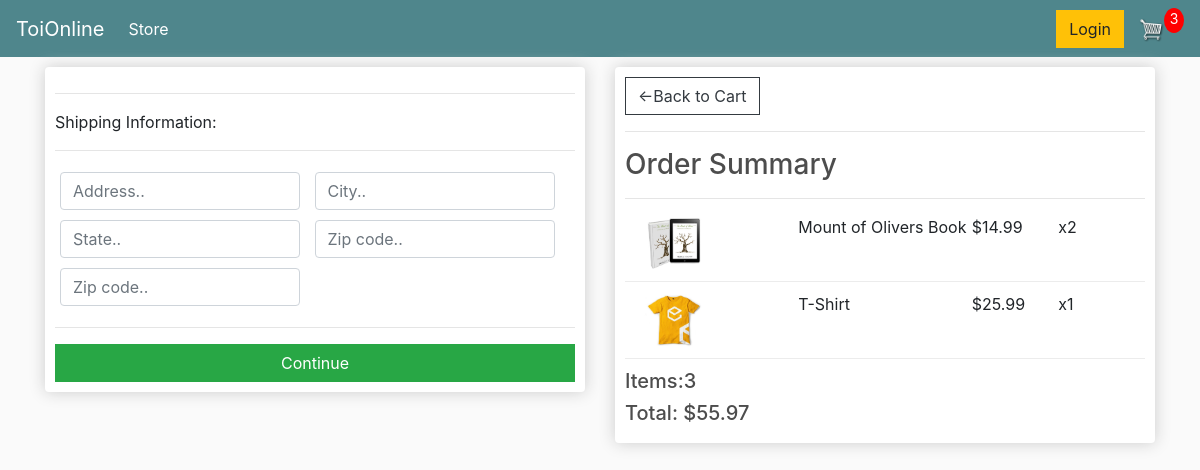
/checkout/ (signed in), run on an earlier commit of the app's database.
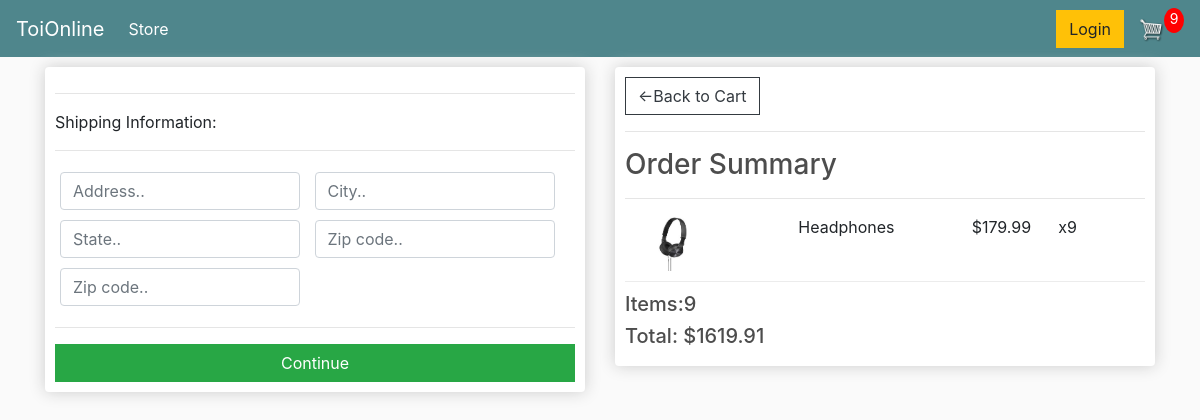
And on a later commit of the database.
### store/models.py (models this page shows, shortened)
class OrderItem(models.Model):
	product = models.ForeignKey(Product, on_delete=models.SET_NULL, null=True)
	order = models.ForeignKey(Order, on_delete=models.SET_NULL, null=True)
	quantity = models.IntegerField(default=0, null=True, blank=True)
	date_added = models.DateTimeField(auto_now_add=True)
	@property
	def get_total(self):
		total = self.product.price * self.quantity
		return total

class Product(models.Model):
	name = models.CharField(max_length=200)
	price = models.DecimalField(max_digits=7, decimal_places=2)
	digital = models.BooleanField(default=False, null=True, blank=True)
	image = models.ImageField(null=True, blank=True)
	@property
	def imageURL(self):
		try:
			url = self.image.url
		except:
			url = ''
		return url

class Order(models.Model):
	customer = models.ForeignKey(Customer, on_delete=models.SET_NULL, null=True, blank=True)
	date_ordered = models.DateTimeField(auto_now_add=True)
	complete = models.BooleanField(default=False)
	transaction_id = models.CharField(max_length=100, null=True)
	@property
	def shipping(self):
		shipping = False
		orderitems = self.orderitem_set.all()
		for i in orderitems:
			if i.product.digital == False:
				shipping = True
		return shipping
	@property
	def get_cart_total(self):
		orderitems = self.orderitem_set.all()
		total = sum([item.get_total for item in orderitems])
		return total
	@property
	def get_cart_items(self):
		orderitems = self.orderitem_set.all()
		total = sum([item.quantity for item in orderitems])
		return total

### store/views.py (the view)
# urls.py: path('checkout/', views.checkout, name='checkout'),
def checkout(request):
	data = cartData(request)
	cartItems = data['cartItems']
	order = data['order']
	items = data['items']
	context = {'items':items, 'order':order, 'cartItems':cartItems}
	return render(request, 'store/checkout.html', context)

### store/utils.py (called while the page is built)
def cartData(request):
	if request.user.is_authenticated:
		customer = request.user.customer
		order, created = Order.objects.get_or_create(customer=customer, complete=False)
		items = order.orderitem_set.all()
		cartItems = order.get_cart_items
	else:
		cookieData = cookieCart(request)
		cartItems = cookieData['cartItems']
		order = cookieData['order']
		items = cookieData['items']
	return {'cartItems':cartItems, 'order':order, 'items':items}

### store/templates/store/checkout.html (shortened to what this page needs)
{% extends 'store/main.html' %}
{% load static %}
{% block content %}
	<div class="row">
		<div class="col-lg-6">
			<div class="box-element" id="form-wrapper">
				<form id="form">
					<div id="shipping-info">
						<hr>
						<p>Shipping Information:</p>
						<hr>
						<div class="form-field">
							<input class="form-control" type="text" name="address" placeholder="Address..">
						</div>
						<div class="form-field">
							<input class="form-control" type="text" name="city" placeholder="City..">
						</div>
						<div class="form-field">
							<input class="form-control" type="text" name="state" placeholder="State..">
						</div>
						<div class="form-field">
							<input class="form-control" type="text" name="zipcode" placeholder="Zip code..">
						</div>
						<div class="form-field">
							<input class="form-control" type="text" name="country" placeholder="Zip code..">
						</div>
					</div>
					<hr>
					<input id="form-button" class="btn btn-success btn-block" type="submit" value="Continue">
				</form>
			</div>
			<br>
		</div>
		<div class="col-lg-6">
			<div class="box-element">
				<a class="btn btn-outline-dark" href="{% url 'cart' %}">&#x2190;Back to Cart</a>
				<hr>
				<h3>Order Summary</h3>
				<hr>
				{% for item in items %}
				<div class="cart-row">
					<div style="flex:2"><img class="row-image" src="{{item.product.imageURL}}"></div>
					<div style="flex:2"><p>{{item.product.name}}</p></div>
					<div style="flex:1"><p>${{item.product.price}}</p></div>
					<div style="flex:1"><p>x{{item.quantity}}</p></div>
				</div>
				{% endfor %}
				<h5>Items:{{order.get_cart_items}}</h5>
				<h5>Total: ${{order.get_cart_total|floatformat:2}}</h5>
			</div>
		</div>
	</div>
{% endblock content %}

What changed in the data, as far as the page shows it:
removed OrderItem: product.imageURL (picture), product.name "Mount of Olivers Book", product.price "14.99", quantity "2"
removed OrderItem: product.imageURL (picture), product.name "T-Shirt", product.price "25.99", quantity "1"
no longer on this page (row edited): Order: get_cart_items "3", get_cart_total "55.97"
added OrderItem: product.imageURL (picture), product.name "Headphones", product.price "179.99", quantity "9"
added Order: get_cart_items "9", get_cart_total "1619.91"
Also different on the page:
{{ cartItems }}: "3" → "9"
